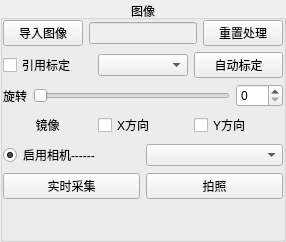
                <widget class="QGroupBox" name="groupBox_11">
                 <property name="minimumSize">
                  <size>
                   <width>0</width>
                   <height>0</height>
                  </size>
                 </property>
                 <property name="maximumSize">
                  <size>
                   <width>16777215</width>
                   <height>16777215</height>
                  </size>
                 </property>
                 <property name="title">
                  <string>图像</string>
                 </property>
                 <property name="alignment">
                  <set>Qt::AlignCenter</set>
                 </property>
                 <layout class="QVBoxLayout" name="verticalLayout_28">
                  <property name="leftMargin">
                   <number>0</number>
                  </property>
                  <property name="topMargin">
                   <number>0</number>
                  </property>
                  <property name="rightMargin">
                   <number>0</number>
                  </property>
                  <property name="bottomMargin">
                   <number>0</number>
                  </property>
                  <item>
                   <layout class="QVBoxLayout" name="verticalLayout">
                    <item>
                     <layout class="QHBoxLayout" name="horizontalLayout_2">
                      <item>
                       <widget class="QPushButton" name="pushbutton_input">
                        <property name="text">
                         <string>导入图像</string>
                        </property>
                       </widget>
                      </item>
                      <item>
                       <widget class="QLineEdit" name="line_path">
                        <property name="enabled">
                         <bool>false</bool>
                        </property>
                       </widget>
                      </item>
                      <item>
                       <widget class="QPushButton" name="btn_reset">
                        <property name="text">
                         <string>重置处理</string>
                        </property>
                       </widget>
                      </item>
                     </layout>
                    </item>
                    <item>
                     <layout class="QHBoxLayout" name="horizontalLayout_6">
                      <item>
                       <widget class="QCheckBox" name="checkBox_useCalib">
                        <property name="text">
                         <string>引用标定</string>
                        </property>
                       </widget>
                      </item>
                      <item>
                       <widget class="QComboBox" name="comboBox_calib"/>
                      </item>
                      <item>
                       <widget class="QPushButton" name="pushbutton_calib">
                        <property name="text">
                         <string>自动标定</string>
                        </property>
                       </widget>
                      </item>
                     </layout>
                    </item>
                    <item>
                     <layout class="QHBoxLayout" name="horizontalLayout_4">
                      <item>
                       <widget class="QLabel" name="label">
                        <property name="text">
                         <string>旋转</string>
                        </property>
                       </widget>
                      </item>
                      <item>
                       <widget class="QSlider" name="horizontalSlider">
                        <property name="maximum">
                         <number>360</number>
                        </property>
                        <property name="singleStep">
                         <number>1</number>
                        </property>
                        <property name="pageStep">
                         <number>10</number>
                        </property>
                        <property name="orientation">
                         <enum>Qt::Horizontal</enum>
                        </property>
                        <property name="invertedAppearance">
                         <bool>false</bool>
                        </property>
                        <property name="invertedControls">
                         <bool>false</bool>
                        </property>
                       </widget>
                      </item>
                      <item>
                       <widget class="QSpinBox" name="spinBox">
                        <property name="maximum">
                         <number>360</number>
                        </property>
                       </widget>
                      </item>
                     </layout>
                    </item>
                    <item>
                     <layout class="QHBoxLayout" name="horizontalLayout_5">
                      <item>
                       <widget class="QLabel" name="label_2">
                        <property name="text">
                         <string>镜像</string>
                        </property>
                        <property name="alignment">
                         <set>Qt::AlignCenter</set>
                        </property>
                       </widget>
                      </item>
                      <item>
                       <widget class="QCheckBox" name="checkBox_7">
                        <property name="text">
                         <string>X方向</string>
                        </property>
                       </widget>
                      </item>
                      <item>
                       <widget class="QCheckBox" name="checkBox_8">
                        <property name="text">
                         <string>Y方向</string>
                        </property>
                       </widget>
                      </item>
                     </layout>
                    </item>
                    <item>
                     <layout class="QHBoxLayout" name="horizontalLayout_19">
                      <item>
                       <widget class="QRadioButton" name="camera_radioButton">
                        <property name="focusPolicy">
                         <enum>Qt::ClickFocus</enum>
                        </property>
                        <property name="layoutDirection">
                         <enum>Qt::LeftToRight</enum>
                        </property>
                        <property name="text">
                         <string>启用相机------</string>
                        </property>
                        <property name="checked">
                         <bool>true</bool>
                        </property>
                       </widget>
                      </item>
                      <item>
                       <widget class="QComboBox" name="camera_comboBox"/>
                      </item>
                     </layout>
                    </item>
                    <item>
                     <layout class="QHBoxLayout" name="horizontalLayout_20">
                      <item>
                       <widget class="QPushButton" name="camera_btn_online">
                        <property name="text">
                         <string>实时采集</string>
                        </property>
                       </widget>
                      </item>
                      <item>
                       <widget class="QPushButton" name="camera_btn_ontime">
                        <property name="text">
                         <string>拍照</string>
                        </property>
                       </widget>
                      </item>
                     </layout>
                    </item>
                    <item>
                     <spacer name="verticalSpacer">
                      <property name="orientation">
                       <enum>Qt::Vertical</enum>
                      </property>
                      <property name="sizeHint" stdset="0">
                       <size>
                        <width>20</width>
                        <height>40</height>
                       </size>
                      </property>
                     </spacer>
                    </item>
                   </layout>
                  </item>
                 </layout>
                </widget>
